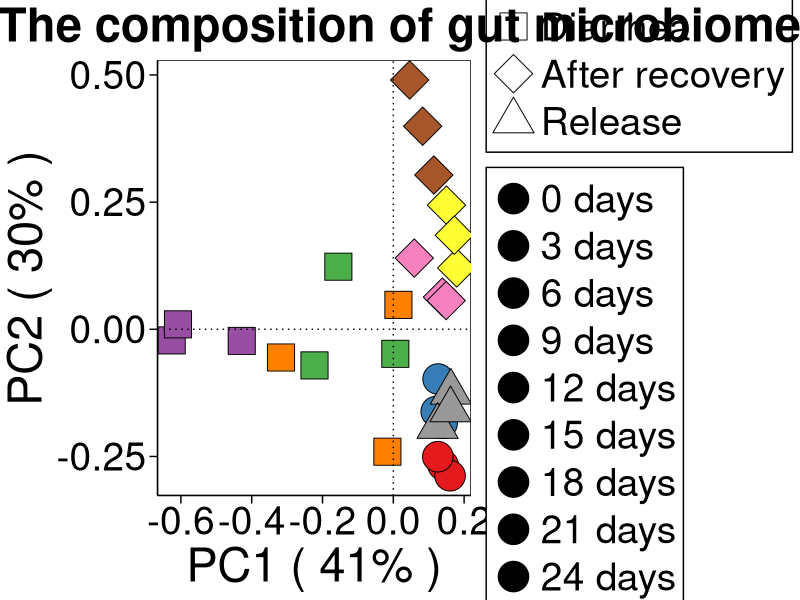
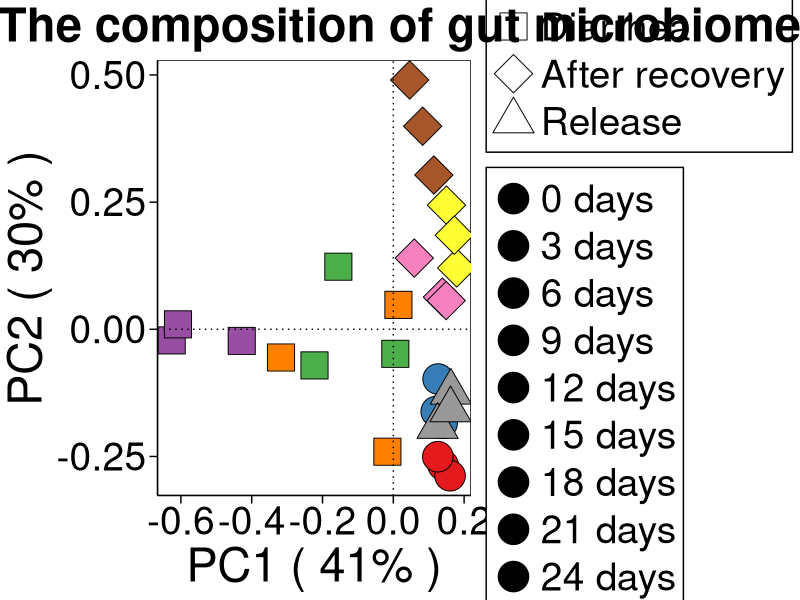
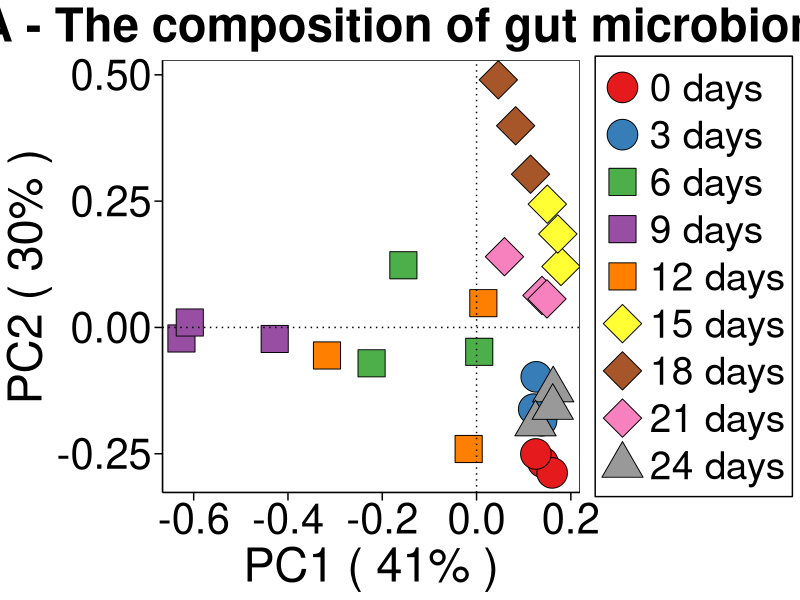
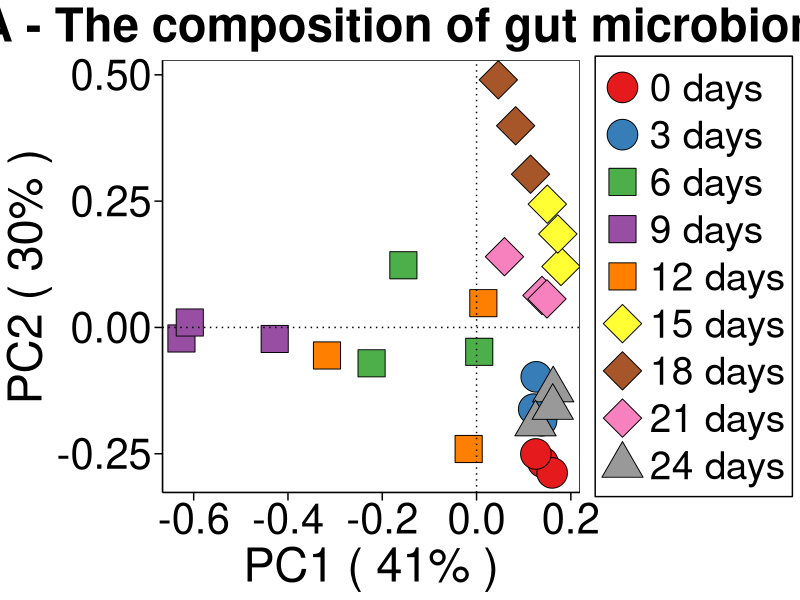

Recreate these plots in R, in order.
library(vegan)
library(ape)
library(ggplot2)
library(grid)
library(RColorBrewer)

data <- read.csv("family.txt", head=TRUE,sep="\t",row.names = 1)
groups <- read.table("group.txt",sep = "\t",header = F,colClasses = c("character"))
groups <- as.list(groups)
data <- t(data)
data[is.na(data)] <- 0
data <- vegdist(data)

length=length(unique(as.character(groups$V1)))
times1=length%/%8
res1=length%%8
times2=length%/%5
res2=length%%5
col1=rep(1:8,times1)
col=c(col1,1:res1)
pich1=rep(c(21:25),times2)
pich=c(21:24)

cbbPalette <- brewer.pal(9,"Set1")
pcoa<- pcoa(data, correction = "none", rn = NULL)
PC1 = pcoa$vectors[,1]
PC2 = pcoa$vectors[,2]
plotdata <- data.frame(rownames(pcoa$vectors),PC1,PC2,groups$V2,groups$V3)
colnames(plotdata) <-c("sample","PC1","PC2","Time","Treatment")
pc1 <-floor(pcoa$values$Relative_eig[1]*100)
pc2 <-floor(pcoa$values$Relative_eig[2]*100)
plotdata$Time <- factor(plotdata$Time,levels = c("0 days","3 days","6 days","9 days","12 days","15 days","18 days","21 days","24 days"))
plotdata$Treatment <- factor(plotdata$Treatment,levels = c("Rescue","Diarrhea","After recovery","Release"))

p2<-ggplot(plotdata, aes(PC1, PC2)) +
geom_point(aes(shape=Treatment,fill=Time),size=10)+
scale_shape_manual(values=pich)+
scale_fill_manual(values=cbbPalette)+
labs(title="PCoA - The composition of gut microbiome") + 
  xlab(paste("PC1 ( ",pc1,"%"," )",sep="")) + 
  ylab(paste("PC2 ( ",pc2,"%"," )",sep=""))+
theme(text=element_text(size=30))+
geom_vline(aes(xintercept = 0),linetype="dotted")+
geom_hline(aes(yintercept = 0),linetype="dotted")+
theme(panel.background = element_rect(fill='white', colour='black'),
      panel.grid=element_blank(), 
      axis.title = element_text(color='black',size=34),
      axis.ticks.length = unit(0.4,"lines"), axis.ticks = element_line(color='black'),
      axis.line = element_line(colour = "black"), 
      axis.title.x=element_text(colour='black', size=34),
      axis.title.y=element_text(colour='black', size=34),
      axis.text=element_text(colour='black',size=28),
      legend.title=element_blank(),
      legend.text=element_text(size=28),
      legend.key=element_blank(),legend.position = "right",
      legend.background = element_rect(colour = "black"),
      legend.key.height=unit(1.2,"cm"))+
theme(plot.title = element_text(size=34,colour = "black",hjust = 0.5,face = "bold"))

cairo_pdf("PCoA12.pdf",height=12,width=15)
p2
tiff(filename="PCoA12.tif",res=600,height=5400,width=7200,type="windows",compression = "lzw")
p2
dev.off()

pich1 <- c(21,21,22,22,22,23,23,23,24)
p5<-ggplot(plotdata, aes(PC1, PC2)) +
  geom_point(aes(shape=Time,fill=Time),size=10)+
  scale_shape_manual(values=pich1)+
  scale_fill_manual(values=cbbPalette) +
  labs(title="PCoA - The composition of gut microbiome") + 
  xlab(paste("PC1 ( ",pc1,"%"," )",sep="")) + 
  ylab(paste("PC2 ( ",pc2,"%"," )",sep=""))+
  theme(text=element_text(size=30))+
  geom_vline(aes(xintercept = 0),linetype="dotted")+
  geom_hline(aes(yintercept = 0),linetype="dotted")+
  theme(panel.background = element_rect(fill='white', colour='black'),
        panel.grid=element_blank(), 
        axis.title = element_text(color='black',size=34),
        axis.ticks.length = unit(0.4,"lines"), axis.ticks = element_line(color='black'),
        axis.line = element_line(colour = "black"), 
        axis.title.x=element_text(colour='black', size=34),
        axis.title.y=element_text(colour='black', size=34),
        axis.text=element_text(colour='black',size=30),
        legend.title=element_blank(),
        legend.text=element_text(size=28),
        legend.key=element_blank(),legend.position = "right",
        legend.background = element_rect(colour = "black"),
        legend.key.height=unit(1.2,"cm"))+
  theme(plot.title = element_text(size=34,colour = "black",hjust = 0.5,face = "bold"))
cairo_pdf("PCoA12-2.pdf",height=12,width=15)
p5
tiff(filename="PCoA12-2.tif",res=600,height=5400,width=7200,type="windows",compression = "lzw")
p5
dev.off()